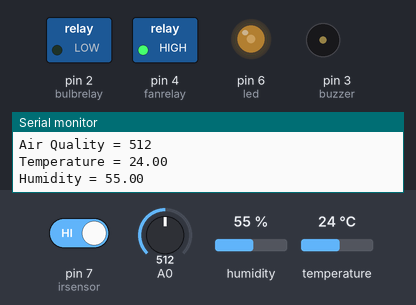
Bench run of a sketch on a simulated Arduino Uno, built with avr-gcc and run on an emulated ATmega328P. On the bench: switched loads named in the sketch (green lamp = pin HIGH), output pins drawn as LEDs (lit = HIGH), buzzer (waves = sounding), the last lines printed to the serial monitor. The test bench sets the inputs (shaded band); at power-on: A0 = 512, pin 7 (irsensor) HIGH, humidity 55 %, temperature 24 °C.

Above: at 2.9 s.
3.0 s: A0 set to 190
At 5.0 s:
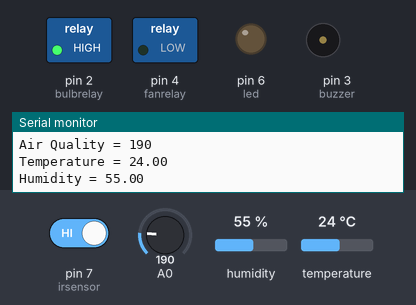
5.9 s: A0 set to 217
At 6.47 s:
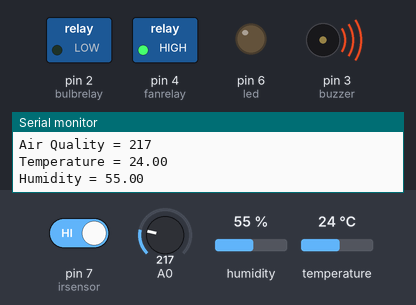
12.2 s: A0 set to 306
At 14.0 s:
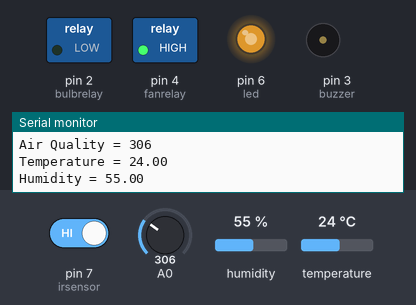
18.5 s: A0 set to 716
At 21.0 s:
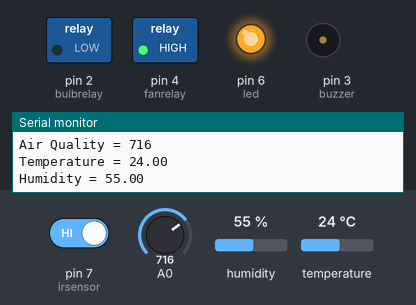
29.7 s: A0 set to 122
At 31.3 s:
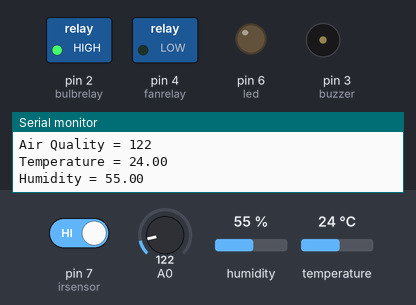
Timing chart, 0 to 32.8 s (numbered marks = the images above; inputs shaded):
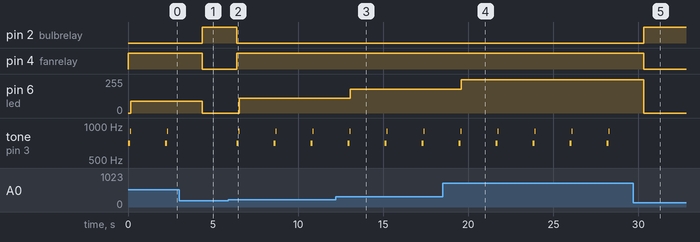

The sketch:

IOT_Project.ino
```cpp
const int led = 6;
const int buzzer = 3;
int fanrelay    = 4;
int bulbrelay   = 2;
int irsensor = 7;
int flag = 0;
int sensorValue;
#include <dht.h>
#define dataPin 5// Defines pin number to which the sensor is connected
dht DHT;


void setup()
{
  //setting up the correct pin modes
  pinMode(led,OUTPUT);
  pinMode(buzzer,OUTPUT);
  pinMode(fanrelay, OUTPUT);
  pinMode(bulbrelay, OUTPUT);
  pinMode(irsensor,INPUT);
  //initializing the serial monitor
  Serial.begin(9600);
}

void loop()
{
  int readData = DHT.read11(dataPin); // DHT11
  float temp = DHT.temperature; // Gets the values of the temperature
  float humid = DHT.humidity;
  sensorValue = analogRead(0);
  //read the input from mq2 gas sensor
  flag = digitalRead(irsensor);

  Serial.print("Air Quality = ");
  Serial.println(sensorValue);
  Serial.print("Temperature = ");
  Serial.println(temp);
  Serial.print("Humidity = ");
  Serial.println(humid);


  //int led_out = min(sensorValue,255);

  //send the output to buzzer

  //send the pwm signal to led

  //delay of 100ms
  int led_out = map(sensorValue, 80, 400, 0, 255);

  if (sensorValue>200){
    digitalWrite(fanrelay, HIGH);
    digitalWrite(bulbrelay, LOW);

    noTone(buzzer);
    tone(buzzer,700,500);
    delay(100);
    noTone(buzzer);
    tone(buzzer,900,300);
    delay(50);
    noTone(buzzer);

    analogWrite(led,led_out);
  } else {
    digitalWrite(fanrelay, LOW);
    digitalWrite(bulbrelay, HIGH);
    digitalWrite(led,LOW);
  }

  if( flag == 0 ){
    Serial.println("FIRE DETECTED");
  }

  delay(2000);
}
```

Measured:
- the behaviour switches between 200 and 201 on A0 (found by bisection; images 1 and 2)
- after the input at 3.0 s, pin 2 (bulbrelay): LOW → HIGH after 1.4 s; pin 4 (fanrelay): HIGH → LOW after 1.4 s; pin 6 (led): 88/255 → 0/255 after 1.4 s; tone on pin 3 (buzzer): stays silent (without the input it goes to 700 Hz after 1.4 s)
- after the input at 5.9 s, pin 2 (bulbrelay): HIGH → LOW after 0.50 s; pin 4 (fanrelay): LOW → HIGH after 0.50 s; pin 6 (led): 0/255 → 109/255 after 0.65 s; tone on pin 3 (buzzer): silent → 700 Hz after 0.50 s, then repeats every 2.2 s: 900 Hz 0.05 s, silent 2.0 s, 700 Hz 0.10 s
- after the input at 12.2 s, pin 6 (led): 109/255 → 180/255 after 0.87 s
- after the input at 18.5 s, pin 6 (led): 180/255 → 250/255 after 1.1 s
- after the input at 29.7 s, pin 2 (bulbrelay): LOW → HIGH after 0.62 s; pin 4 (fanrelay): HIGH → LOW after 0.62 s; pin 6 (led): 250/255 → 0/255 after 0.62 s; tone on pin 3 (buzzer): stops changing and stays silent
- by itself, tone on pin 3 (buzzer): plays 700 Hz for 0.10 s, 900 Hz for 0.05 s, 700 Hz for 0.10 s, 900 Hz for 0.05 s
